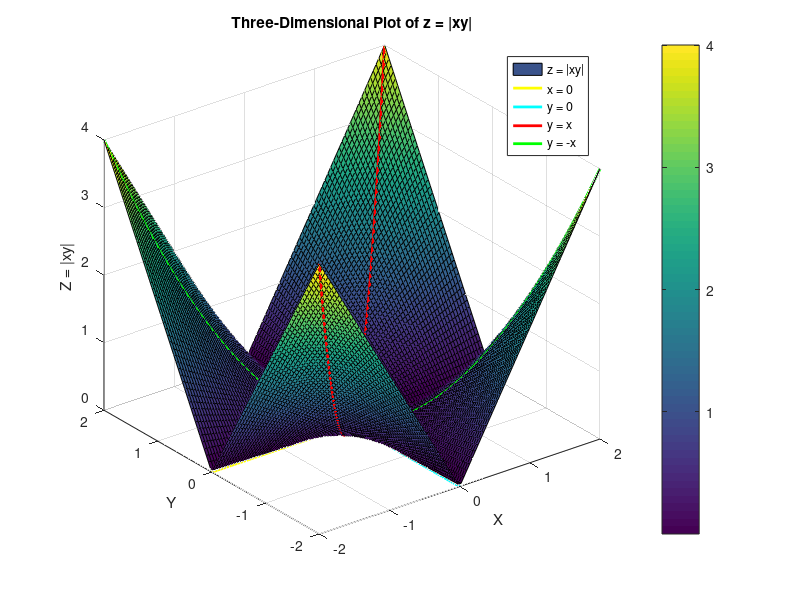
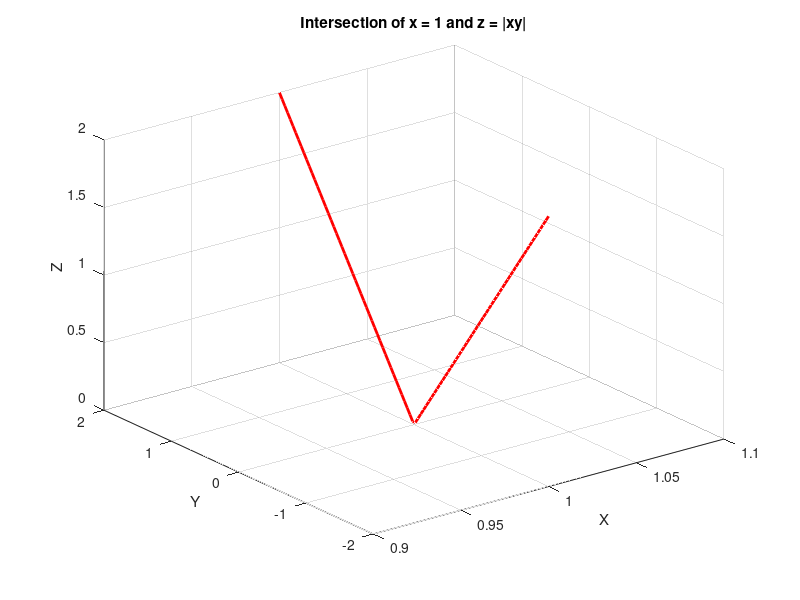
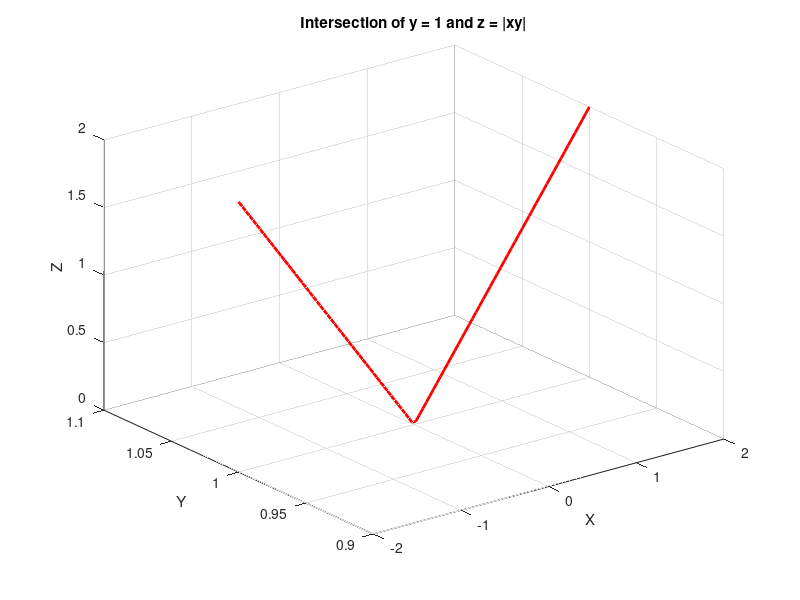
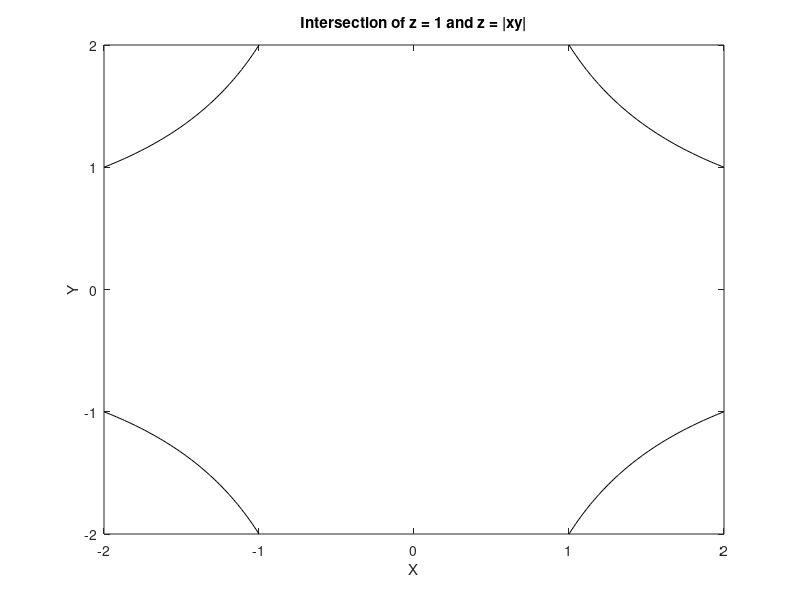

Reproduce these figures in MATLAB, in order.
% 第一部分：画出z=|xy|的图像
% 定义 x 和 y 的范围
x = linspace(-2, 2, 100); % 生成从 -2 到 2 的 100 个点
y = linspace(-2, 2, 100);
[X, Y] = meshgrid(x, y);

% 计算 z 值
Z = abs(X .* Y);

% 绘制三维图像
figure;
surf(X, Y, Z);
hold on;  % 使得后面的绘图在其中进行

% 设置坐标轴标签
xlabel('X');
ylabel('Y');
zlabel('Z = |xy|');

% 添加标题
title('Three-Dimensional Plot of z = |xy|');

% 显示色标
colorbar;

% 绘制谷线
plot3(x, zeros(size(x)), zeros(size(x)), 'y', 'LineWidth', 2); % x = 0
plot3(zeros(size(y)), y, zeros(size(y)), 'c', 'LineWidth', 2); % y = 0

% 绘制脊线
plot3(x, x, abs(x.^2), 'r', 'LineWidth', 2); % y = x
plot3(x, -x, abs(x.^2), 'g', 'LineWidth', 2); % y = -x

% 添加谷线与脊线的图例，选择其一时请修改
legend('z = |xy|', 'x = 0', 'y = 0', 'y = x', 'y = -x', 'Location', 'NorthEast');

% 第二部分：画交线
% 2.1：绘制与 x = 1 的交线
x_plane = 1;
y_plane = linspace(-2, 2, 100);
z_plane = abs(x_plane .* y_plane);

% 找到交点
intersection_y = y_plane; % x = 1 与 z = |xy| 的交线的 y 坐标与平面 y 一致
intersection_z = abs(x_plane .* intersection_y); % 计算交线上的 z 坐标

% 绘制交线
figure;
plot3(ones(size(intersection_y)), intersection_y, intersection_z, 'r', 'LineWidth', 2);
xlabel('X');
ylabel('Y');
zlabel('Z');
title('Intersection of x = 1 and z = |xy|');
grid on;

% 2.2：绘制与 y = 1 的交线
x_plane = linspace(-2, 2, 100);
y_plane = 1;
z_plane = abs(x_plane .* y_plane);

% 找到交点
intersection_x = x_plane; % y = 1 与 z = |xy| 的交线的 x 坐标与平面 x 一致
intersection_z = abs(y_plane .* intersection_x); % 计算交线上的 z 坐标

% 绘制交线
figure;
plot3(intersection_x, ones(size(intersection_x)), intersection_z, 'r', 'LineWidth', 2);
xlabel('X');
ylabel('Y');
zlabel('Z');
title('Intersection of y = 1 and z = |xy|');
grid on;

% 2.3：绘制与 z = 1 的交线
figure;
contour(X, Y, Z, 1, 'k'); % 绘制等高线，截面在 z = 1 处
xlabel('X');
ylabel('Y');
title('Intersection of z = 1 and z = |xy|');